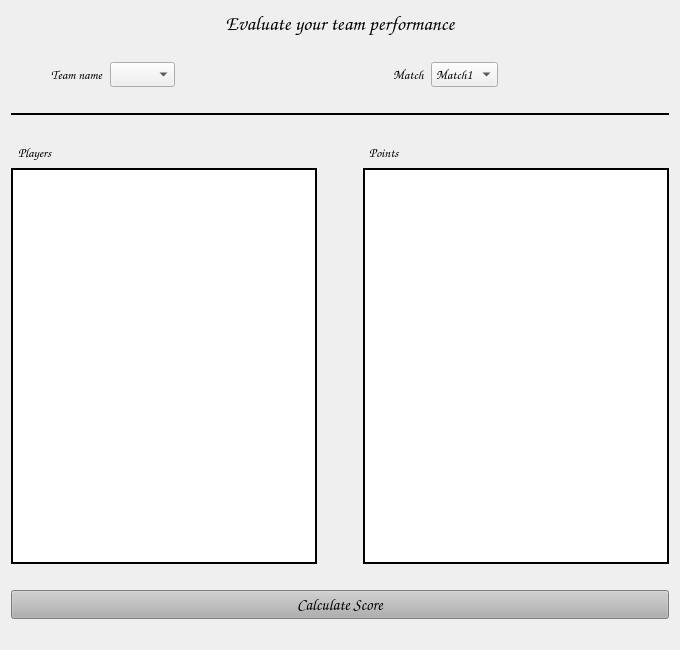
<?xml version="1.0" encoding="UTF-8"?>
<ui version="4.0">
 <class>Evaluate_team</class>
 <widget class="QWidget" name="Evaluate_team">
  <property name="geometry">
   <rect>
    <x>0</x>
    <y>0</y>
    <width>680</width>
    <height>650</height>
   </rect>
  </property>
  <property name="windowTitle">
   <string>Evaluate team</string>
  </property>
  <property name="styleSheet">
   <string notr="true"/>
  </property>
  <layout class="QVBoxLayout" name="verticalLayout">
   <item>
    <widget class="QLabel" name="evaluate_heading">
     <property name="font">
      <font>
       <family>Comic Sans MS</family>
       <pointsize>15</pointsize>
       <weight>75</weight>
       <bold>true</bold>
      </font>
     </property>
     <property name="text">
      <string>Evaluate your team performance</string>
     </property>
     <property name="alignment">
      <set>Qt::AlignCenter</set>
     </property>
    </widget>
   </item>
   <item>
    <spacer name="horizontalSpacer_10">
     <property name="orientation">
      <enum>Qt::Horizontal</enum>
     </property>
     <property name="sizeHint" stdset="0">
      <size>
       <width>40</width>
       <height>20</height>
      </size>
     </property>
    </spacer>
   </item>
   <item>
    <layout class="QHBoxLayout" name="horizontalLayout">
     <item>
      <spacer name="horizontalSpacer_2">
       <property name="orientation">
        <enum>Qt::Horizontal</enum>
       </property>
       <property name="sizeType">
        <enum>QSizePolicy::Minimum</enum>
       </property>
       <property name="sizeHint" stdset="0">
        <size>
         <width>40</width>
         <height>20</height>
        </size>
       </property>
      </spacer>
     </item>
     <item>
      <widget class="QLabel" name="Eval_team_name">
       <property name="font">
        <font>
         <family>Comic Sans MS</family>
         <pointsize>10</pointsize>
         <weight>75</weight>
         <bold>true</bold>
        </font>
       </property>
       <property name="text">
        <string>Team name</string>
       </property>
      </widget>
     </item>
     <item>
      <widget class="QComboBox" name="team_name_list">
       <property name="font">
        <font>
         <family>Comic Sans MS</family>
         <pointsize>10</pointsize>
         <weight>75</weight>
         <bold>true</bold>
        </font>
       </property>
       <property name="styleSheet">
        <string notr="true"/>
       </property>
      </widget>
     </item>
     <item>
      <spacer name="horizontalSpacer_9">
       <property name="orientation">
        <enum>Qt::Horizontal</enum>
       </property>
       <property name="sizeType">
        <enum>QSizePolicy::Minimum</enum>
       </property>
       <property name="sizeHint" stdset="0">
        <size>
         <width>40</width>
         <height>20</height>
        </size>
       </property>
      </spacer>
     </item>
     <item>
      <spacer name="horizontalSpacer">
       <property name="orientation">
        <enum>Qt::Horizontal</enum>
       </property>
       <property name="sizeType">
        <enum>QSizePolicy::Expanding</enum>
       </property>
       <property name="sizeHint" stdset="0">
        <size>
         <width>40</width>
         <height>20</height>
        </size>
       </property>
      </spacer>
     </item>
     <item>
      <widget class="QLabel" name="Eval_match">
       <property name="font">
        <font>
         <family>Comic Sans MS</family>
         <pointsize>10</pointsize>
         <weight>75</weight>
         <bold>true</bold>
        </font>
       </property>
       <property name="text">
        <string>Match</string>
       </property>
      </widget>
     </item>
     <item>
      <widget class="QComboBox" name="match_list">
       <property name="font">
        <font>
         <family>Comic Sans MS</family>
         <pointsize>10</pointsize>
         <weight>75</weight>
         <bold>true</bold>
        </font>
       </property>
       <property name="styleSheet">
        <string notr="true"/>
       </property>
       <item>
        <property name="text">
         <string>Match1</string>
        </property>
       </item>
       <item>
        <property name="text">
         <string>Match2</string>
        </property>
       </item>
       <item>
        <property name="text">
         <string>Match3</string>
        </property>
       </item>
      </widget>
     </item>
     <item>
      <spacer name="horizontalSpacer_3">
       <property name="orientation">
        <enum>Qt::Horizontal</enum>
       </property>
       <property name="sizeType">
        <enum>QSizePolicy::Expanding</enum>
       </property>
       <property name="sizeHint" stdset="0">
        <size>
         <width>40</width>
         <height>20</height>
        </size>
       </property>
      </spacer>
     </item>
    </layout>
   </item>
   <item>
    <spacer name="horizontalSpacer_7">
     <property name="orientation">
      <enum>Qt::Horizontal</enum>
     </property>
     <property name="sizeHint" stdset="0">
      <size>
       <width>40</width>
       <height>20</height>
      </size>
     </property>
    </spacer>
   </item>
   <item>
    <widget class="Line" name="line">
     <property name="frameShadow">
      <enum>QFrame::Plain</enum>
     </property>
     <property name="lineWidth">
      <number>2</number>
     </property>
     <property name="orientation">
      <enum>Qt::Horizontal</enum>
     </property>
    </widget>
   </item>
   <item>
    <spacer name="horizontalSpacer_8">
     <property name="orientation">
      <enum>Qt::Horizontal</enum>
     </property>
     <property name="sizeHint" stdset="0">
      <size>
       <width>40</width>
       <height>20</height>
      </size>
     </property>
    </spacer>
   </item>
   <item>
    <layout class="QHBoxLayout" name="horizontalLayout_3">
     <item>
      <widget class="QLabel" name="eval_players">
       <property name="font">
        <font>
         <family>Comic Sans MS</family>
         <pointsize>10</pointsize>
         <weight>75</weight>
         <bold>true</bold>
        </font>
       </property>
       <property name="text">
        <string>Players</string>
       </property>
       <property name="indent">
        <number>7</number>
       </property>
      </widget>
     </item>
     <item>
      <spacer name="horizontalSpacer_4">
       <property name="orientation">
        <enum>Qt::Horizontal</enum>
       </property>
       <property name="sizeHint" stdset="0">
        <size>
         <width>40</width>
         <height>20</height>
        </size>
       </property>
      </spacer>
     </item>
     <item>
      <spacer name="horizontalSpacer_5">
       <property name="orientation">
        <enum>Qt::Horizontal</enum>
       </property>
       <property name="sizeType">
        <enum>QSizePolicy::Minimum</enum>
       </property>
       <property name="sizeHint" stdset="0">
        <size>
         <width>40</width>
         <height>20</height>
        </size>
       </property>
      </spacer>
     </item>
     <item>
      <widget class="QLabel" name="Eval_points">
       <property name="font">
        <font>
         <family>Comic Sans MS</family>
         <pointsize>10</pointsize>
         <weight>75</weight>
         <bold>true</bold>
        </font>
       </property>
       <property name="text">
        <string>Points</string>
       </property>
       <property name="indent">
        <number>-2</number>
       </property>
      </widget>
     </item>
     <item>
      <spacer name="horizontalSpacer_6">
       <property name="orientation">
        <enum>Qt::Horizontal</enum>
       </property>
       <property name="sizeType">
        <enum>QSizePolicy::Expanding</enum>
       </property>
       <property name="sizeHint" stdset="0">
        <size>
         <width>40</width>
         <height>20</height>
        </size>
       </property>
      </spacer>
     </item>
    </layout>
   </item>
   <item>
    <layout class="QHBoxLayout" name="horizontalLayout_4">
     <item>
      <widget class="QListWidget" name="Players_list">
       <property name="styleSheet">
        <string notr="true"/>
       </property>
       <property name="frameShape">
        <enum>QFrame::WinPanel</enum>
       </property>
       <property name="frameShadow">
        <enum>QFrame::Plain</enum>
       </property>
       <property name="lineWidth">
        <number>2</number>
       </property>
       <property name="sizeAdjustPolicy">
        <enum>QAbstractScrollArea::AdjustIgnored</enum>
       </property>
      </widget>
     </item>
     <item>
      <spacer name="horizontalSpacer_11">
       <property name="orientation">
        <enum>Qt::Horizontal</enum>
       </property>
       <property name="sizeType">
        <enum>QSizePolicy::Minimum</enum>
       </property>
       <property name="sizeHint" stdset="0">
        <size>
         <width>40</width>
         <height>20</height>
        </size>
       </property>
      </spacer>
     </item>
     <item>
      <widget class="QListWidget" name="Points_list">
       <property name="styleSheet">
        <string notr="true"/>
       </property>
       <property name="frameShape">
        <enum>QFrame::Box</enum>
       </property>
       <property name="frameShadow">
        <enum>QFrame::Plain</enum>
       </property>
       <property name="lineWidth">
        <number>2</number>
       </property>
      </widget>
     </item>
    </layout>
   </item>
   <item>
    <spacer name="horizontalSpacer_12">
     <property name="orientation">
      <enum>Qt::Horizontal</enum>
     </property>
     <property name="sizeHint" stdset="0">
      <size>
       <width>40</width>
       <height>20</height>
      </size>
     </property>
    </spacer>
   </item>
   <item>
    <widget class="QPushButton" name="calc_scr_btn">
     <property name="font">
      <font>
       <family>Comic Sans MS</family>
       <pointsize>12</pointsize>
       <weight>75</weight>
       <bold>true</bold>
      </font>
     </property>
     <property name="styleSheet">
      <string notr="true">background-color: rgb(175, 175, 175);</string>
     </property>
     <property name="text">
      <string>Calculate Score</string>
     </property>
     <property name="iconSize">
      <size>
       <width>10</width>
       <height>10</height>
      </size>
     </property>
     <property name="autoDefault">
      <bool>true</bool>
     </property>
     <property name="default">
      <bool>false</bool>
     </property>
     <property name="flat">
      <bool>false</bool>
     </property>
    </widget>
   </item>
   <item>
    <spacer name="horizontalSpacer_13">
     <property name="orientation">
      <enum>Qt::Horizontal</enum>
     </property>
     <property name="sizeHint" stdset="0">
      <size>
       <width>40</width>
       <height>20</height>
      </size>
     </property>
    </spacer>
   </item>
  </layout>
 </widget>
 <resources/>
 <connections/>
</ui>
